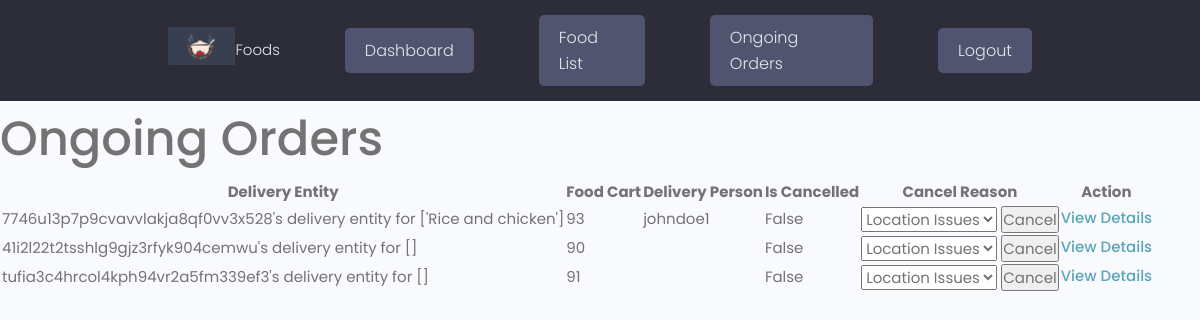
The page /ongoing-orders/ (signed in) on the database as committed earlier.
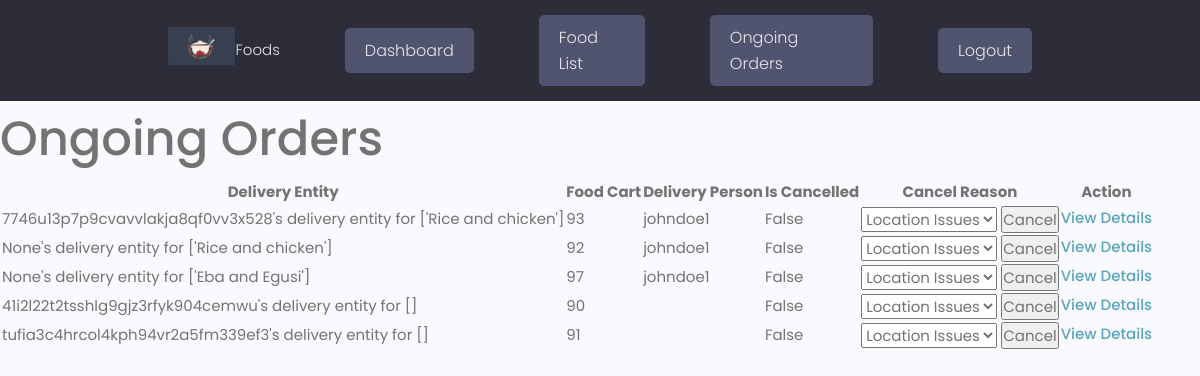
The same page on the database as committed later.
### Orders/models.py (models this page shows, shortened)
class OngoingOrder(models.Model):
    LOCATION_ISSUES = 'LOCATION ISSUES'
    DELIVERY_ISSUES = 'DELIVERY ISSUES'
    FOOD_ISSUES = 'FOOD ISSUES'
    OTHER = 'OTHER'
    CANCEL_REASON_CHOICES = [
        (LOCATION_ISSUES, 'Location Issues'),
        (DELIVERY_ISSUES, 'Delivery Issues'),
        (FOOD_ISSUES, 'Food Issues'),
        (OTHER, 'Other'),
    ]
    delivery_entity = models.OneToOneField(DeliveryEntity, on_delete=models.CASCADE, null=True, blank=True)
    is_cancelled = models.BooleanField(default=False)
    cancel_reason = models.CharField(max_length=50, choices=CANCEL_REASON_CHOICES, blank=True)
    created = models.DateField(auto_now_add=True, null=True, blank=True)
    updated = models.DateField(auto_now=True, null=True, blank=True)
    class Meta:
        ordering = ['-created']

class DeliveryEntity(models.Model):
    food_cart = models.ForeignKey(FoodCart, on_delete=models.CASCADE, blank=True, null=True)
    session_id = models.CharField(max_length=500, blank=True,null=True)
    phone_number = models.CharField(max_length=20, null=True, blank=True)
    owner = models.ForeignKey(Customer, on_delete=models.CASCADE, null=True, blank=True)
    delivery_person = models.ForeignKey(DeliveryPerson, on_delete=models.SET_NULL, null=True, blank=True)
    address = models.CharField(max_length=500)
    is_active = models.BooleanField(default=True)
    ongoing_status = models.BooleanField(default=False)
    is_accepted = models.BooleanField(default=False)
    accept_delivery = models.BooleanField(default=False)
    created = models.DateField(auto_now_add=True, null=True, blank=True)
    updated = models.DateField(auto_now=True, null=True, blank=True)
    objects = models.Manager()
    active_objects = IsActiveManager()
    class Meta:
        ordering = ['-created']
    def __str__(self):
        if self.owner:
            return f"{self.owner.user.username}'s delivery entity for {[ordered_food.food.name for ordered_food in self.food_cart.ordered_food.all()]}"
        else:
            return f"{self.session_id}'s delivery entity for {[ordered_food.food.name for ordered_food in self.food_cart.ordered_food.all()]}"

class FoodCart(models.Model):
    user = models.ForeignKey(Customer, on_delete=models.CASCADE, blank=True, null=True)
    session_id = models.CharField(max_length=500, blank=True, null=True)
    ordered_food = models.ManyToManyField(OrderedFood, blank=True)
    date_created = models.DateTimeField(auto_now_add=True)
    date_checked_out = models.DateTimeField(null=True, blank=True)
    is_checked_out = models.BooleanField(default=False)
    created = models.DateField(auto_now_add=True, null=True, blank=True)
    updated = models.DateField(auto_now=True, null=True, blank=True)

class OrderedFood(models.Model):
    user = models.ForeignKey(Customer, on_delete=models.CASCADE, blank=True, null=True)
    session_id = models.CharField(max_length=500, blank=True, null=True)
    food = models.ForeignKey(Food, on_delete=models.CASCADE)
    optional_items = models.ManyToManyField(OptionalItem, through='OrderedOptionalItem')
    food_quantity = models.IntegerField(default=1, blank=True, null=True)
    created = models.DateField(auto_now_add=True, null=True, blank=True)
    updated = models.DateField(auto_now=True, null=True, blank=True)

class Food(models.Model):
    name = models.CharField(max_length=225)
    description = models.TextField()
    tags = models.ManyToManyField(Tag)
    price = models.FloatField(default=0.00)
    optional_items = models.ManyToManyField('OptionalItem', related_name='foods')
    picture = models.ImageField(upload_to='media')
    is_active = models.BooleanField(default=True)
    objects = models.Manager()
    active_objects = IsActiveManager()

### accounts/models.py (models this page shows, shortened)
class DeliveryPerson(models.Model):
    user = models.OneToOneField(CustomUser, on_delete=models.CASCADE)
    is_accepted=models.BooleanField(default=False)
    is_available=models.BooleanField(default=True)
    ride_number = models.CharField(max_length=20)

class CustomUser(AbstractUser):
    first_name = models.CharField(max_length=200)
    last_name = models.CharField(max_length=200)
    username = models.CharField(max_length=200, unique=True)
    email = models.EmailField()
    address = models.CharField(max_length=200, blank=True, null=True)
    phone_number = models.CharField(max_length=200, null=True, blank=True)

### Orders/views.py (the view)
# urls.py: path('ongoing-orders/', views.OngoingOrderListView.as_view(), name='ongoing_orders'),
class OngoingOrderListView(AdminRequiredMixin, generic.ListView):
    model = OngoingOrder
    template_name = 'orders/ongoing_orders.html'
    context_object_name = 'ongoing_orders'

### Orders/context_processors.py (called while the page is built)
def food_cart_items_count(request):
    cart_total = 0
    if request.user.is_authenticated:
        selected_cart = FoodCart.objects.filter(user=request.user.customer, is_checked_out=False).first()
        if selected_cart is not None:
            cart_total = selected_cart.ordered_food.count()
    else:
        selected_cart = FoodCart.objects.filter(session_id=unauthenticated_user_session_id(request),
                                                is_checked_out=False).first()
        if selected_cart is not None:
            cart_total = selected_cart.ordered_food.count()
    return {"cart_total": cart_total}

### Orders/views.py (called while the page is built)
    def test_func(self):
        return self.request.user.is_superuser

### Orders/templates/orders/ongoing_orders.html (shortened to what this page needs)
{% extends 'main.html' %}
{% block content %}
{% if ongoing_orders %}
    <h1>Ongoing Orders</h1>
    <table>
        <thead>
            <tr>
                <th>Delivery Entity</th>
                <th>Food Cart</th>
                <th>Delivery Person</th>
                <th>Is Cancelled</th>
                <th>Cancel Reason</th>
                <th>Action</th>
            </tr>
        </thead>
        <tbody>
            {% for ongoing_order in ongoing_orders %}
                <tr>
                    <td>{{ ongoing_order.delivery_entity }}</td>
                    <td>{{ ongoing_order.delivery_entity.food_cart.id }}</td>
                    <td>{{ ongoing_order.delivery_entity.delivery_person.user.username }}</td>
                    <td>{{ ongoing_order.is_cancelled }}</td>
                    <td>
                        {% if ongoing_order.is_cancelled %}
                            {{ ongoing_order.get_cancel_reason_display }}
                        {% else %}
                            <form method="post" action="{% url 'cancel_order' ongoing_order.id %}">
                                <select name="cancel_reason">
                                    {% for choice in ongoing_order.CANCEL_REASON_CHOICES %}
                                        <option value="{{ choice.0 }}">{{ choice.1 }}</option>
                                    {% endfor %}
                                </select>
                                <button type="submit">Cancel</button>
                            </form>
                        {% endif %}
                    </td>
                    <td><a href="{% url 'ongoing_order_detail' ongoing_order.id %}">View Details</a></td>
                </tr>
            {% endfor %}
        </tbody>
    </table>
{% else %}
<p>No active ongoing order</p>
{% endif %}
{% endblock %}

### templates/main.html (shortened to what this page needs)
<!DOCTYPE html>
<html lang="en">
{% load static %}
<head>
  <link rel="stylesheet" href="https://cdn.iconmonstr.com/1.3.0/css/iconmonstr-iconic-font.min.css" />
  <link rel="stylesheet" href="{% static 'uikit/styles/uikit.css' %}" />
  <link rel="stylesheet" href="{% static 'styles/app.css' %}" />
</head>
<body>
{% include 'navbar.html' %}
{% block content %}
{% endblock content %}
</body>
</html>

### templates/navbar.html (shortened to what this page needs)
<!DOCTYPE html>
<html lang="en">
<head>
</head>
<body>
{% load static %}
<header class="header">
    <div class="container container--narrow">
        <a href="" class="header__logo">
            <img src="{% static 'images/logofood.PNG' %}" alt="DevSearch Logo" />
        </a>
        <nav class="header__nav">
            <ul class="header__menu">
                <li class="header__menuItem"><a href="{% url 'foods' %}">Foods</a></li>
                {% if request.user.is_authenticated and not request.user.is_staff %}
                    <li class="header__menuItem"><a href="{% url 'cart' %}">Cart  ({{ cart_total }})</a></li>
                    <li class="header__menuItem"><a href="{% url 'user-dashboard' %}" class="btn btn--sub">Dashboard</a></li>
                    <li class="header__menuItem"><a href="{% url 'profile' %}" class="btn btn--sub">Profile</a></li>
                    <li class="header__menuItem"><a href="{% url 'logout' %}" class="btn btn--sub">Logout</a></li>
                {% elif request.user.is_staff %}
                    <li class="header__menuItem"><a href="{% url 'admin_order_management' %}" class="btn btn--sub">Dashboard</a></li>
                    <li class="header__menuItem"><a href="{% url 'admin-list' %}" class="btn btn--sub">Food List</a></li>
                    <li class="header__menuItem"><a href="{% url 'ongoing_orders' %}" class="btn btn--sub">Ongoing Orders</a></li>
                    <li class="header__menuItem"><a href="{% url 'logout' %}" class="btn btn--sub">Logout</a></li>
                {% else %}
                    <li class="header__menuItem"><a href="{% url 'user-dashboard' %}" class="btn btn--sub">Dashboard</a></li>
                    <li class="header__menuItem"><a href="{% url 'cart' %}">Cart  ({{ cart_total }})</a></li>
                    <li class="header__menuItem"><a href="{% url 'login' %}" class="btn btn--sub">Login/Sign Up</a></li>
                {% endif %}
            </ul>
        </nav>
    </div>
</header>

### static/styles/app.css (style rules this page uses)
:root { --color-sub: #2d2d39; }
.btn--sub { background-color: var(--color-sub-light); }
img { width: 100%; }
.header { position: sticky; z-index: 111; background-color: var(--color-sub); padding: 1.5rem 0; }
.header > .container { display: flex; justify-content: space-between; align-items: center; }
.header__logo > img { height: 3.8rem; }
.header__nav > ul { display: inline-flex; align-items: center; list-style: none; gap: 6.5rem; }
.header__menuItem > a { color: var(--color-light); font-weight: 300; }

### static/uikit/styles/modules/_variables.css (style rules this page uses)
:root { --color-main: #5aa5b9; --color-main-light: #e6faff; --color-sub: #3f4156; --color-sub-light: #51546e; --color-sub-lighter: #ededfd; --color-text: #737373; --color-gray: #8b8b8b; --color-light: #e5e7eb; --color-light-gray: #767676; --color-bg: #f8fafd; --color-white: #fffefd; --color-white-light: #f3f3f3; --color-success: #359e64; --color-success-bg: #def8e8; --color-error: #fc4b0b; --color-error-bg: #fff2ee; --font-base: 'Poppins', arial, helvetica, 'Segoe UI', roboto, ubuntu, sans-serif; --font-monospace: 'Fira Code', 'Courier New', courier, monospace; --font-regular: 300; --font-medium: 500; --font-bold: 700; --generic-shadow: 1px 1px 5px #00000010; --generic-transition: all 0.3s ease-in-out; }

### static/uikit/styles/modules/_base.css (style rules this page uses)
* { margin: 0; padding: 0; box-sizing: border-box; text-rendering: optimizeLegibility; color: inherit; font-size: inherit; }
html { font-size: 50%; }
@media only screen and (min-width: 480px) { html { font-size: 56.25%; } }
@media only screen and (min-width: 1200px) { html { font-size: 62.5%; } }
body { line-height: 1.6; font-weight: 400; font-size: 1.5rem; color: var(--color-text); background-color: var(--color-bg); min-height: 100vh; }

### static/uikit/styles/modules/_typography.css (style rules this page uses)
* { font-family: var(--font-base); }
h1 { font-size: 4.8rem; font-weight: var(--font-medium); }
a { padding-bottom: 2px; text-decoration: none; display: inline-block; color: var(--color-main); font-weight: var(--font-medium); }

### static/uikit/styles/modules/_utilities.css (style rules this page uses)
.container { width: 92%; max-width: 165rem; margin: 0 auto; box-sizing: border-box; }
.container--narrow { width: 92%; max-width: 120rem; }
@media screen and (min-width: 1000px) { .container { width: 90%; } }
@media screen and (min-width: 1000px) { .container--narrow { width: 85%; } }
@media screen and (min-width: 1200px) { .container { width: 80%; } }
@media screen and (min-width: 1200px) { .container--narrow { width: 72%; } }

### static/uikit/styles/modules/_button.css (style rules this page uses)
.btn { display: inline-block; position: relative; cursor: pointer; background-color: var(--color-light); font-weight: var(--font-medium); color: var(--color-sub); text-decoration: none; padding: 1rem 2rem; border-radius: 0.5rem; border: none; width: -webkit-fit-content; width: -moz-fit-content; width: fit-content; height: -webkit-fit-content; height: -moz-fit-content; height: fit-content; font-size: 1.6rem; outline-width: 0; outline-color: transparent; -webkit-backface-visibility: hidden; backface-visibility: hidden; transition: all 0.3s ease-in-out; }
.btn--sub { background-color: var(--color-sub); color: var(--color-white); }

Rows that differ between the two databases and show on the page:
added OngoingOrder: delivery_entity "None's delivery entity for ['Rice and chicken']", delivery_entity.food_cart.id "92", delivery_entity.delivery_person.user.username "johndoe1", is_cancelled "False", cancel_reason "Location Issues"
added OngoingOrder: delivery_entity "None's delivery entity for ['Eba and Egusi']", delivery_entity.food_cart.id "97", delivery_entity.delivery_person.user.username "johndoe1", is_cancelled "False", cancel_reason "Location Issues"
